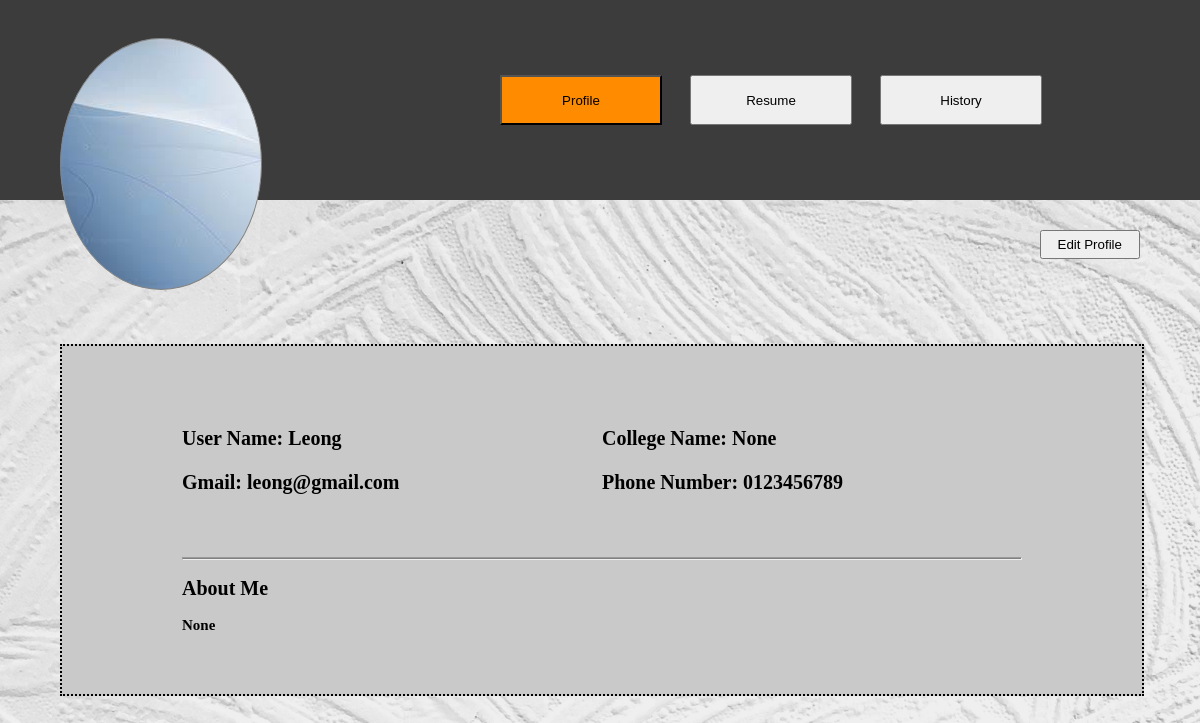
The page /Website/UserProfile/UserProfile.php (signed in) on the database its author committed.
### tables this page shows
CREATE TABLE `users` (
  `UserID` int NOT NULL,
  `UserName` varchar(100) DEFAULT NULL,
  `PasswordHash` varchar(100) DEFAULT NULL,
  `Email` varchar(100) DEFAULT NULL,
  `ContactNumber` varchar(100) DEFAULT NULL
);

### Website/Session.php (called while the page is built, shortened)
<?php
if (isset($_SESSION['UserID'])) {
    $userID = $_SESSION['UserID'];
} else {
    header("location: ../Login/Login.php");
    exit();
}
?>

### Website/UserProfile/find-index.php (called while the page is built, shortened)
<?php
include '../ConnectDB.php';
include '../Session.php';
$sql = "SELECT * FROM userprofile WHERE UserID = $userID";
$result = $conn->query($sql);
if ($result === false) {
    echo "Error: " . $conn->error;
} else {
    if ($result->num_rows > 0) {
        $row = $result->fetch_assoc();
        $image = $row['UserImage'];
        $username = $row['UserName'];
        $collegename = $row['CollegeName'];
        $gmail = $row['Email'];
        $phone = $row['Phone'];
        $about = $row['About'];
    } else {
        $sql1 = "SELECT * FROM users WHERE UserID = $userID";
        $result1 = $conn->query($sql1);
        if ($result1->num_rows > 0) {
            $row1 = $result1->fetch_assoc();
            $username = $row1['UserName'];
            $collegename = "None";
            $gmail = $row1['Email'];
            $phone = $row1['ContactNumber'];
            $about = "None";
        }
    }
}
?>

### Website/UserProfile/UserProfile.php (the view, shortened to what this page needs)
<?php
include 'find-index.php';
?>
<!DOCTYPE html>
<html lang="en">
<head>
    <link rel="stylesheet" type="text/css" href="UserProfile.css">
    <link rel="stylesheet" href="../icon/iconfont.css">
</head>
<body>
    <div class="container-upper">
        <div class="container-right">
            <button>Profile</button>
            <button onclick="window.location.href='../UserResume/UserResume.php'"
                script="window.location.replace('../UserResume/UserRusume.php')">Resume</button>
            <button onclick="window.location.href='../UserHistory/UserHistory.php'"
                script="window.location.replace('../UserHistory/UserHistory.php')">History</button>
        </div>
    </div>
    <img src="<?php echo $image; ?>" alt="User Image" class="user-img">
    <div class="container-lower">
        <button class="edit-profile"
            onclick="document.getElementById('id01').style.display='block'; document.getElementById('fileInput').click()">Edit
            Profile</button>
        <div class="container-content">
            <div class="content-left">
                <h1>User Name:
                    <?php echo $username; ?>
                </h1>
                <h1>Gmail:
                    <?php echo $gmail; ?>
                </h1>
            </div>
            <div class="content-right">
                <h1>College Name:
                    <?php echo $collegename; ?>
                </h1>
                <h1>Phone Number:
                    <?php echo $phone; ?>
                </h1>
            </div>
            <hr>
            <div class="about-me">
                <h1>About Me</h1>
                <h2>
                    <?php echo $about; ?>
                </h2>
            </div>
        </div>
    </div>
</body>
</html>

### Website/UserProfile/UserProfile.css (style rules this page uses)
* { margin: 0; padding: 0; }
html { font-size: 10px; width: 100%; display: flex; flex-flow: column; }
body { position: relative; background-image: url(img/profile2.jpg); background-repeat: no-repeat; background-size: cover; background-attachment: fixed; }
.user-img { position: absolute; background-color: white; width: 20rem; height: 25rem; border: 1px solid gray; top: 5%; left: 5%; border-radius: 50%; background-image: url(img/user_background_1.png); }
.container-upper { width: 100%; height: 20rem; background-color: rgb(60, 60, 60); box-sizing: border-box; padding: 2.5%; }
.container-right { width: 60%; height: 100%; margin-left: 35%; display: flex; box-sizing: border-box; padding: 5%; align-items: center; }
.container-right>button { width: 30%; margin: 2.5%; height: 5rem; color: black; cursor: pointer; }
.container-right>button:nth-child(1) { background-color: rgb(255, 140, 0); }
.container-lower { width: 100%; height: auto; background-color: transparent; box-sizing: border-box; }
.container-lower>button { margin-left: 30rem; margin-top: 2.5%; cursor: pointer; padding: 0.5rem 1.6rem; }
.container-lower .edit-profile { position: absolute; top: 20rem; right: 5%; cursor: pointer; padding: 0.5rem 1.6rem; }
.container-lower .container-content { width: 70%; margin: 5%; margin-top: 12%; display: flex; background-color: rgb(201, 201, 201); padding: 5% 10%; border: 2px dotted black; flex-wrap: wrap; }
.content-left, .content-right { width: 50%; }
.content-left>h1, .content-right>h1 { color: black; margin: 5% 0%; }
hr { width: 100%; height: 0.1rem; color: gray; background-color: gray; margin-top: 5%; }
.about-me { width: 100%; height: auto; }
.about-me>h1, h2 { margin-top: 2%; }

### rows shown on the page
users: UserName "Leong", Email "leong@gmail.com", ContactNumber "0123456789"

### other values the page prints
$collegename "None"
$about "None"
